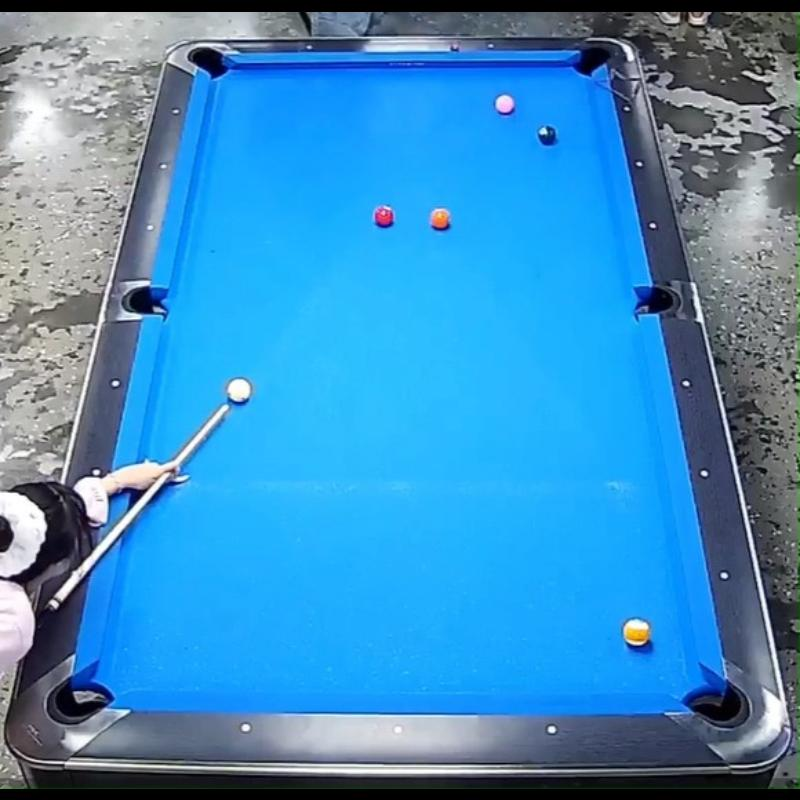
#> input picture data/Billiard Pool.v5i.coco/test/Recording-2025-02-08-020217_mp4-0011_jpg.rf.7037086bd58fcded3979bed7903c33f0.jpg, 800 x 800 px
$ python table_detection.py '../data/Billiard Pool.v5i.coco/test/Recording-2025-02-08-020217_mp4-0011_jpg.rf.7037086bd58fcded3979bed7903c33f0.jpg'
#> lines starting #> are read from the running program, lines starting #| are printed output that depends on the picture; after the words box and inside, x2 and y2 are one past the last pixel; in counts of white or black regions, pixels touching at a corner belong together
"""Stage 1: Table detection and homography.

Given a pool-table image (perspective view), this module:
  1. Segments the felt by HSV color thresholding. Blue felt (tournament
     footage) is the default; green felt is also supported.
  2. Finds the felt's outer quadrilateral via contour approximation, with a
     Hough-line corner-estimation fallback for noisy masks.
  3. Computes a homography that warps the perspective view into a rectified
     top-down (bird's-eye) image with a known pixels-per-cm scale.

A regulation 9-foot pool table has a 254 x 127 cm playing surface (2:1), which
sets the aspect ratio of the rectified output.

Example
-------
    import cv2
    from table_detection import detect_table

    img = cv2.imread("data/Billiard Pool.v5i.coco/train/<some>.jpg")
    result = detect_table(img)
    if result.found:
        cv2.imwrite("warped.png", result.warped)
"""

from __future__ import annotations

from dataclasses import dataclass

import cv2
import numpy as np

# Regulation 9-foot table playing surface, in centimeters (length x width).
TABLE_LENGTH_CM = 254.0
TABLE_WIDTH_CM = 127.0

# HSV ranges (OpenCV: H in [0,180], S/V in [0,255]).
# Tournament felt is a bright, saturated cyan-blue; the lower S/V bounds keep
# out dim background lighting and the dark crowd.
FELT_HSV_RANGES = {
    "blue": ((88, 110, 90), (115, 255, 255)),
    "green": ((35, 60, 60), (85, 255, 255)),
}


@dataclass
class TableResult:
    """Output of :func:`detect_table`."""

    found: bool
    corners: np.ndarray | None        # (4, 2) float32, ordered TL, TR, BR, BL
    homography: np.ndarray | None     # (3, 3) maps source px -> rectified px
    warped: np.ndarray | None         # rectified bird's-eye image
    mask: np.ndarray | None           # felt segmentation mask (uint8 0/255)
    px_per_cm: float                  # rectified-image scale
    felt_color: str | None            # which felt range matched


def _order_corners(pts: np.ndarray) -> np.ndarray:
    """Order 4 points as top-left, top-right, bottom-right, bottom-left."""
    pts = pts.astype(np.float32)
    s = pts.sum(axis=1)
    diff = np.diff(pts, axis=1).ravel()
    return np.array(
        [
            pts[np.argmin(s)],      # TL: smallest x+y
            pts[np.argmin(diff)],   # TR: smallest y-x
            pts[np.argmax(s)],      # BR: largest x+y
            pts[np.argmax(diff)],   # BL: largest y-x
        ],
        dtype=np.float32,
    )


def segment_felt(img: np.ndarray, felt_color: str | None = None):
    """Return (mask, color_name) for the felt region.

    If ``felt_color`` is None, both blue and green are tried and the one with
    the larger response is kept.
    """
    hsv = cv2.cvtColor(img, cv2.COLOR_BGR2HSV)
    candidates = [felt_color] if felt_color else list(FELT_HSV_RANGES)

    best_mask, best_color, best_score = None, None, -1
    for color in candidates:
        lo, hi = FELT_HSV_RANGES[color]
        mask = cv2.inRange(hsv, np.array(lo), np.array(hi))
        score = int(mask.sum())
        if score > best_score:
            best_mask, best_color, best_score = mask, color, score

    # Clean the mask: drop speckle, then close small gaps within the felt.
    kernel = cv2.getStructuringElement(cv2.MORPH_ELLIPSE, (9, 9))
    best_mask = cv2.morphologyEx(best_mask, cv2.MORPH_OPEN, kernel, iterations=1)
    best_mask = cv2.morphologyEx(best_mask, cv2.MORPH_CLOSE, kernel, iterations=2)

    # A strong opening severs thin "necks" that connect the felt to background
    # blue (stage lights, doorways, other tables) before component selection.
    big = cv2.getStructuringElement(cv2.MORPH_ELLIPSE, (31, 31))
    best_mask = cv2.morphologyEx(best_mask, cv2.MORPH_OPEN, big, iterations=1)

    # Keep only the largest connected component — the felt is one big blob.
    best_mask = _largest_component(best_mask)
    return best_mask, best_color


def _largest_component(mask: np.ndarray) -> np.ndarray:
    """Zero out everything except the largest connected white region."""
    num, labels, stats, _ = cv2.connectedComponentsWithStats(mask, connectivity=8)
    if num <= 1:
        return mask
    # Label 0 is background; pick the foreground label with the most pixels.
    largest = 1 + int(np.argmax(stats[1:, cv2.CC_STAT_AREA]))
    out = np.zeros_like(mask)
    out[labels == largest] = 255
    # Fill holes (balls, cue, reflections sitting on the felt).
    contours, _ = cv2.findContours(out, cv2.RETR_EXTERNAL, cv2.CHAIN_APPROX_SIMPLE)
    cv2.drawContours(out, contours, -1, 255, cv2.FILLED)
    return out


def _quad_from_contour(mask: np.ndarray) -> np.ndarray | None:
    """Largest contour approximated to a 4-point polygon, else convex-hull min-rect."""
    contours, _ = cv2.findContours(mask, cv2.RETR_EXTERNAL, cv2.CHAIN_APPROX_SIMPLE)
    if not contours:
        return None
    largest = max(contours, key=cv2.contourArea)
    if cv2.contourArea(largest) < 0.02 * mask.shape[0] * mask.shape[1]:
        return None  # too small to be the table

    peri = cv2.arcLength(largest, True)
    for eps in (0.02, 0.03, 0.05, 0.08):
        approx = cv2.approxPolyDP(largest, eps * peri, True)
        if len(approx) == 4:
            return approx.reshape(4, 2).astype(np.float32)

    # Fallback: minimum-area rotated rectangle around the hull.
    box = cv2.boxPoints(cv2.minAreaRect(largest))
    return box.astype(np.float32)


def detect_table(
    img: np.ndarray,
    felt_color: str | None = None,
    px_per_cm: float = 4.0,
) -> TableResult:
    """Detect the table and compute the rectifying homography.

    Parameters
    ----------
    img : BGR uint8 image.
    felt_color : "blue", "green", or None to auto-pick.
    px_per_cm : resolution of the rectified output.
    """
    mask, color = segment_felt(img, felt_color)
    quad = _quad_from_contour(mask)
    if quad is None:
        return TableResult(False, None, None, None, mask, px_per_cm, color)

    corners = _order_corners(quad)

    out_w = int(round(TABLE_LENGTH_CM * px_per_cm))
    out_h = int(round(TABLE_WIDTH_CM * px_per_cm))

    # The longer side of the detected quad should map to the table length, so
    # orient the destination rectangle to match (avoids a 90-degree rotation).
    tl, tr, br, bl = corners
    top_len = np.linalg.norm(tr - tl)
    left_len = np.linalg.norm(bl - tl)
    if left_len > top_len:
        out_w, out_h = out_h, out_w

    dst = np.array(
        [[0, 0], [out_w - 1, 0], [out_w - 1, out_h - 1], [0, out_h - 1]],
        dtype=np.float32,
    )
    H = cv2.getPerspectiveTransform(corners, dst)
    warped = cv2.warpPerspective(img, H, (out_w, out_h))

    return TableResult(True, corners, H, warped, mask, px_per_cm, color)


def draw_detection(img: np.ndarray, result: TableResult) -> np.ndarray:
    """Overlay the detected table quadrilateral and corners on ``img``."""
    vis = img.copy()
    if not result.found or result.corners is None:
        cv2.putText(vis, "table not found", (20, 40),
                    cv2.FONT_HERSHEY_SIMPLEX, 1.0, (0, 0, 255), 2, cv2.LINE_AA)
        return vis

    pts = result.corners.astype(int)
    cv2.polylines(vis, [pts], True, (0, 255, 0), 3, cv2.LINE_AA)
    for i, (x, y) in enumerate(pts):
        cv2.circle(vis, (x, y), 8, (0, 0, 255), -1)
        cv2.putText(vis, "TL TR BR BL".split()[i], (x + 10, y),
                    cv2.FONT_HERSHEY_SIMPLEX, 0.6, (0, 255, 255), 2, cv2.LINE_AA)
    return vis


if __name__ == "__main__":
    import sys

    path = sys.argv[1] if len(sys.argv) > 1 else None
    if path is None:
        print("usage: python table_detection.py <image_path>")
        raise SystemExit(1)

    img = cv2.imread(path)
#> img is the input picture: shape (800, 800, 3); mean B, G, R 191.9, 142, 64.6
    if img is None:
        raise FileNotFoundError(path)

    res = detect_table(img)
#> the loop in segment_felt, `for color in candidates:` made 2 passes
#> (score, best_color, best_score) on pass 1: (91653630, 'blue', 91653630)
#> pass 1, in segment_felt, `mask = cv2.inRange(hsv, np.array(lo), np.array(hi))`:
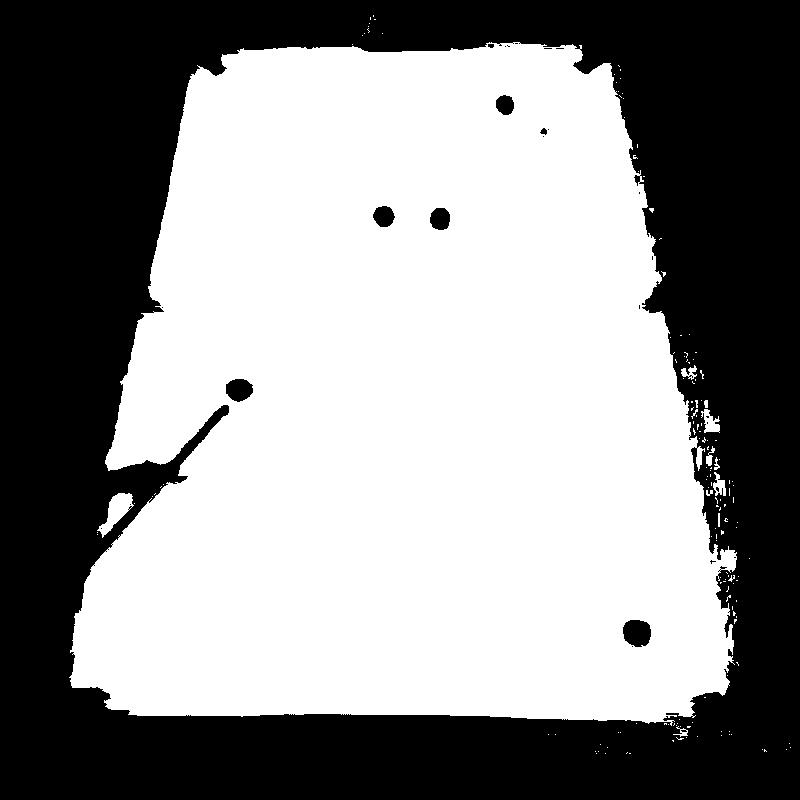
#> mask: shape (800, 800); 56.2% white; 27 black regions (19 under 20 px), largest, box (x1, y1, x2, y2) and area: (0, 0, 800, 800) 278371, (623, 620, 651, 647) 617, (226, 379, 253, 402) 475
#> pass 2, in segment_felt, `mask = cv2.inRange(hsv, np.array(lo), np.array(hi))`:
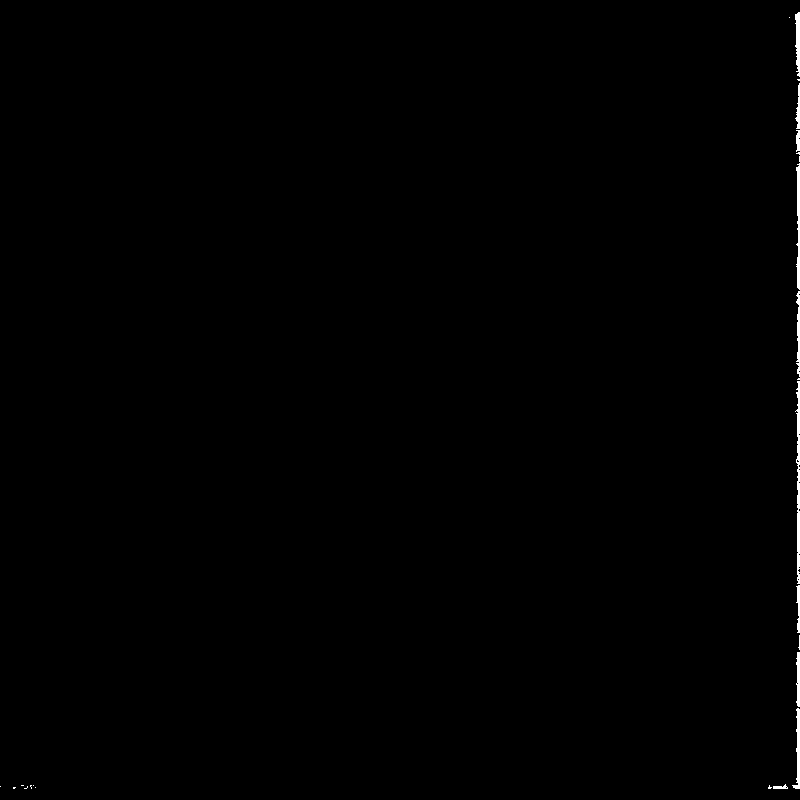
#> mask: shape (800, 800); 0.35% white; 24 white regions (14 under 20 px), largest, box (x1, y1, x2, y2) and area: (795, 381, 800, 584) 551, (796, 163, 800, 290) 347, (792, 708, 800, 789) 269
#> after the loop in segment_felt, `for color in candidates:`: best_score = 91653630
#> in segment_felt, `best_mask = cv2.morphologyEx(best_mask, cv2.MORPH_OPEN, big, iteration..`:
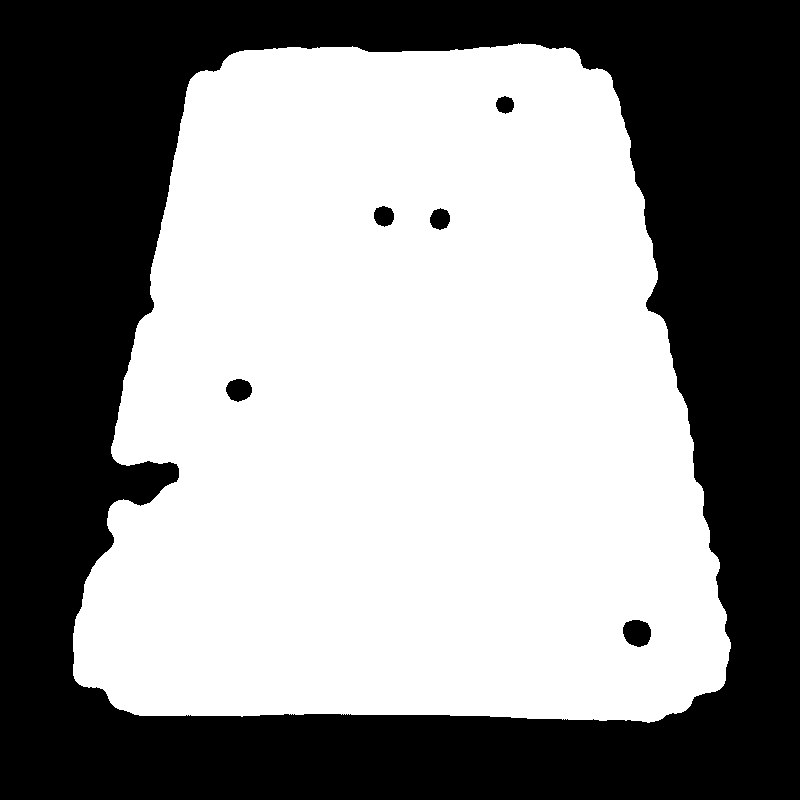
#> best_mask: shape (800, 800); 55.9% white; 6 black regions, box (x1, y1, x2, y2) and area: (0, 0, 800, 800) 280506, (623, 620, 651, 647) 601, (226, 379, 252, 402) 452, (430, 208, 450, 230) 332, (374, 206, 394, 227) 323, (496, 96, 514, 114) 243
#> in _largest_component, `num, labels, stats, _ = cv2.connectedComponentsWithStats(mask, connect..`: num = 2; stats = [[0, 0, 800, 800, 282457], [73, 43, 658, 680, 357543]]
#> in _largest_component, `largest = 1 + int(np.argmax(stats[1:, cv2.CC_STAT_AREA]))`: largest = 1
#> in segment_felt, `best_mask = _largest_component(best_mask)`:
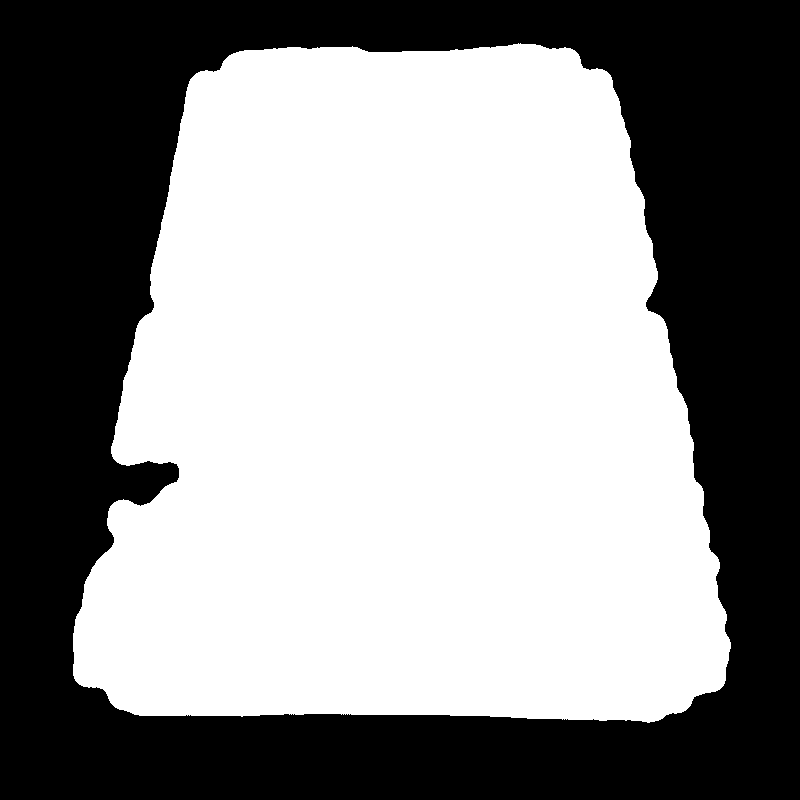
#> best_mask: shape (800, 800); 56.2% white; 1 black region
#> in detect_table, `mask, color = segment_felt(img, felt_color)`: color = 'blue'
#> in _quad_from_contour, `contours, _ = cv2.findContours(mask, cv2.RETR_EXTERNAL, cv2.CHAIN_APPR..`: contours = 1 contour; box (x1, y1, x2, y2) and area: (73, 43, 731, 723) 358284
#> in _quad_from_contour, `largest = max(contours, key=cv2.contourArea)`: largest = contour of 916 points, box (x1, y1, x2, y2) (73, 43, 731, 723), area 358284
#> in _quad_from_contour, `peri = cv2.arcLength(largest, True)`: peri = 2657.4
#> the loop in _quad_from_contour, `for eps in (0.02, 0.03, 0.05, 0.08):` made 2 passes
#> approx on pass 2: [[606, 71], [190, 79], [79, 684], [723, 685]]
#> in detect_table, `quad = _quad_from_contour(mask)`: quad = [[606, 71], [190, 79], [79, 684], [723, 685]]
#> in _order_corners, `s = pts.sum(axis=1)`: s = [677, 269, 763, 1408]
#> in _order_corners, `diff = np.diff(pts, axis=1).ravel()`: diff = [-535, -111, 605, -38]
#> in detect_table, `corners = _order_corners(quad)`: corners = [[190, 79], [606, 71], [723, 685], [79, 684]]
#> in detect_table, `tl, tr, br, bl = corners`: tl = [190, 79]; tr = [606, 71]; br = [723, 685]; bl = [79, 684]
#> in detect_table, `top_len = np.linalg.norm(tr - tl)`: top_len = 416.1
#> in detect_table, `left_len = np.linalg.norm(bl - tl)`: left_len = 615.1
#> in detect_table, `H = cv2.getPerspectiveTransform(corners, dst)`: H = [[1.35, 0.248, -276.1], [0.0543, 2.83, -233.6], [5.63e-05, 0.000985, 1]]
#> in detect_table, `warped = cv2.warpPerspective(img, H, (out_w, out_h))`:
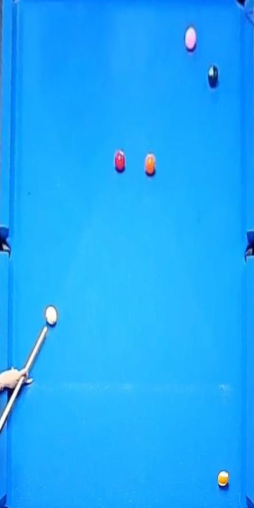
#> warped: shape (1016, 508, 3) (shown at 1/2 size); mean B, G, R 250.9, 168.7, 30.5
    print(f"found={res.found} felt={res.felt_color}")
#| found=True felt=blue
    if res.found:
        print("corners (TL,TR,BR,BL):\n", res.corners)
#| corners (TL,TR,BR,BL):
#|  [[190.  79.]
#|  [606.  71.]
#|  [723. 685.]
#|  [ 79. 684.]]
        cv2.imwrite("table_overlay.png", draw_detection(img, res))
#> in draw_detection, `cv2.polylines(vis, [pts], True, (0, 255, 0), 3, cv2.LINE_AA)`:
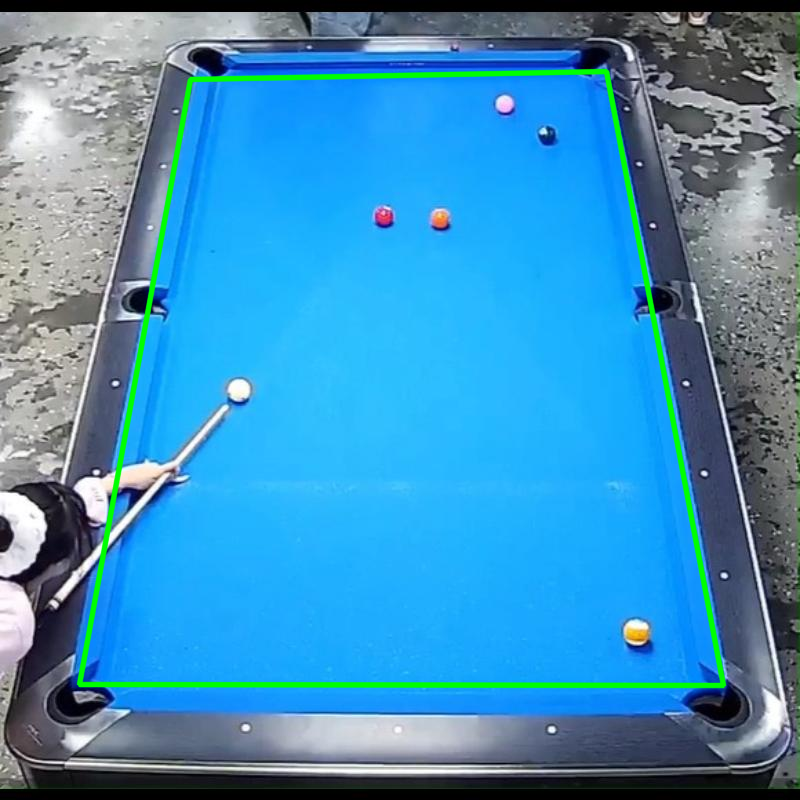
#> vis: shape (800, 800, 3); 2.5% of pixels changed, all inside (x1, y1, x2, y2) = (76, 68, 727, 689)
#> after the loop in draw_detection, `for i, (x, y) in enumerate(pts):`:
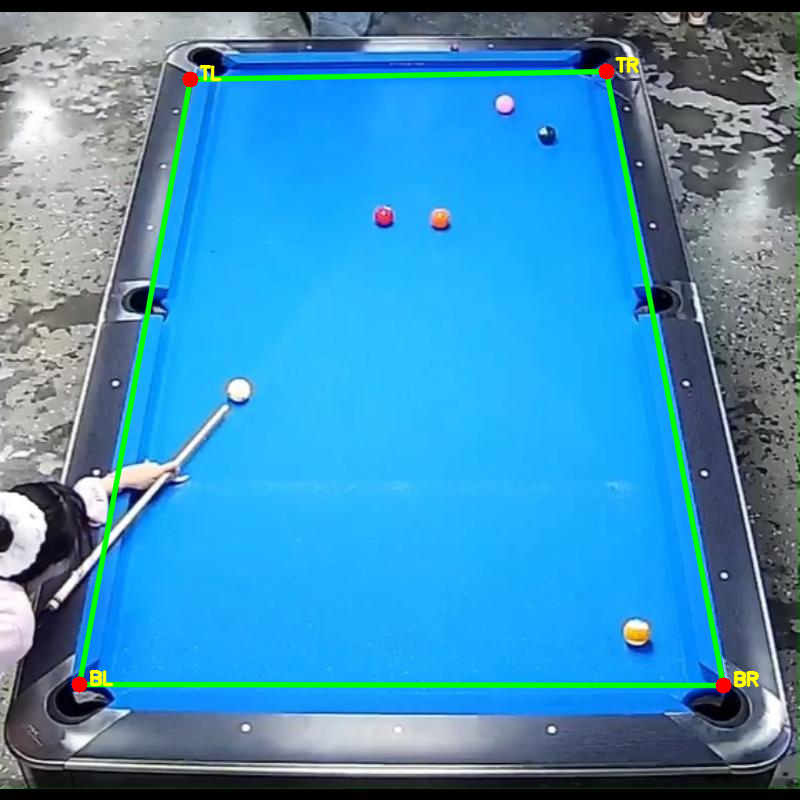
#> vis: shape (800, 800, 3); 0.33% of pixels changed, all inside (x1, y1, x2, y2) = (71, 56, 760, 694)
        cv2.imwrite("table_warped.png", res.warped)
        print("wrote table_overlay.png and table_warped.png")
